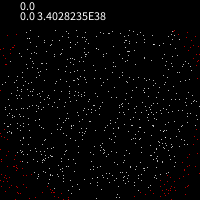
Frame 1 (no input)
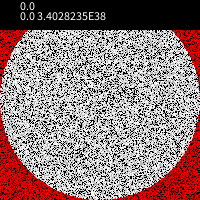
Frame 60 (the mouse pressed at the canvas centre just before this capture)
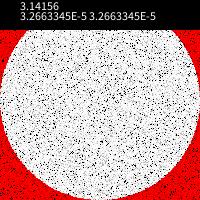
Frame 120 (the mouse held since frame 60 and released just before this capture)

The Processing sketch that drew these frames (run headless with seeded random() and noise(); from frame 60 on, the mouse is pressed at the canvas centre):

// Processing sketch: pifromdarrts
// ── pifromdarrts.pde
ArrayList<PVector> points = new ArrayList<PVector>();
float cx, cy, r;
float numInside, numOutside, numThrows;
float myPI;
float error;
float lowestError = Float.MAX_VALUE;


void setup() {
  size(200, 200);

  cx = width / 2;
  cy = height / 2;
  r = width / 2;
  stroke(255);
  background(0);
  //myPIA = new float[1];
}



void draw() {

  for (int i = 0; i < 1000; i += 1) {
    float x = random(width);
    float y = random(height);
    numThrows += 1;
    float dist = dist(x, y, cx, cy);
    if (dist < r) {
      numInside += 1;
      stroke(255);
    } else {
      numOutside += 1;
      stroke(255, 0, 0);
    }

    point(x, y);
  }

  noStroke();
  fill(0);
  rect(0, 0, width, 30);
  fill(255);
  if (frameCount % 100 == 0) {
    myPI = (4.0) * (numInside / numThrows);
    error = (PI - myPI);
    if (abs(error) < lowestError) {
      lowestError = error;
    }
    
  }

  text(str(myPI), 20, 10);
  text(str(error) + " " + str(lowestError), 20, 20);
  
}
